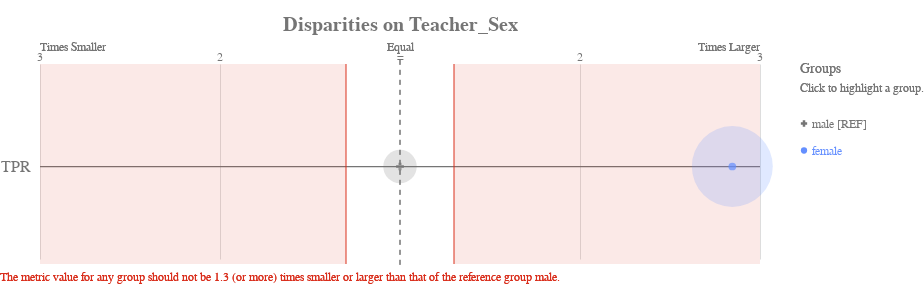

Notebook code cell kept with this figure:
### Code cell
ap.disparity(bdf, metrics, 'teacher_sex', fairness_threshold = 1.3)

### Figure 1 — Vega-Lite specification as saved in the notebook (floating-point values rounded to 4 significant figures)
{"config": {"view": {"continuousWidth": 400, "continuousHeight": 300, "strokeWidth": 0}, "axisLeft": {"labelColor": "rgb(117,117,117)", "labelFont": "Arial", "labelFontSize": 16}, "title": {"align": "center", "baseline": "middle", "color": "rgb(117,117,117)", "font": "Arial", "fontSize": 20, "fontWeight": "bold"}}, "layer": [{"data": {"name": "data-1f2af75cfead9a3854ee453922b4eaab"}, "mark": {"type": "rule", "stroke": "rgb(117,117,117)", "strokeWidth": 1.25, "tooltip": ""}, "encoding": {"x": {"type": "quantitative", "field": "x", "scale": {"domain": [-2, 2], "range": [40.0, 760.0]}}, "x2": {"field": "x2"}, "y": {"type": "nominal", "axis": {"domain": false, "labelAngle": 0, "labelPadding": -30, "orient": "left", "ticks": false, "title": ""}, "field": "metric", "scale": {"domain": ["TPR"], "range": [30, 225.0]}}}}, {"data": {"name": "data-79dd248bdaa0ea02c535240e8ad022c8"}, "mark": {"type": "rule", "stroke": "rgb(117,117,117)", "strokeDash": [5, 5], "strokeWidth": 1}, "encoding": {"tooltip": {"value": "male [REF]"}, "x": {"value": 400.0}, "y": {"value": 20.83}, "y2": {"value": 229.2}}}, {"data": {"name": "data-c233327f4cd9b4c2df31bf8015c83e4a"}, "mark": {"type": "text", "align": "center", "color": "rgb(117,117,117)", "font": "Arial", "fontSize": 12, "fontWeight": "normal", "tooltip": ""}, "encoding": {"text": {"type": "nominal", "field": "label"}, "x": {"type": "quantitative", "field": "value", "scale": {"domain": [-2, 2], "range": [40.0, 760.0]}}, "y": {"value": 17.5}}}, {"layer": [{"mark": {"type": "text", "align": "left", "fill": "rgb(117,117,117)", "font": "Arial", "fontSize": 12, "fontWeight": "normal", "tooltip": ""}, "encoding": {"text": {"value": "Times Smaller"}, "x": {"value": 40.0}, "y": {"value": 7.5}}}, {"mark": {"type": "text", "align": "right", "fill": "rgb(117,117,117)", "font": "Arial", "fontSize": 12, "fontWeight": "normal", "tooltip": ""}, "encoding": {"text": {"value": "Times Larger"}, "x": {"value": 760.0}, "y": {"value": 7.5}}}, {"mark": {"type": "text", "align": "center", "fill": "rgb(117,117,117)", "font": "Arial", "fontSize": 12, "fontWeight": "normal", "tooltip": ""}, "encoding": {"text": {"value": "Equal"}, "x": {"value": 400.0}, "y": {"value": 7.5}}}], "data": {"name": "data-79dd248bdaa0ea02c535240e8ad022c8"}}, {"layer": [{"mark": {"type": "rule", "opacity": 0.8, "stroke": "rgb(217, 46, 28)", "strokeWidth": 1.25, "tooltip": ""}, "encoding": {"x": {"type": "quantitative", "field": "min", "scale": {"domain": [-2, 2], "range": [40.0, 760.0]}}, "y": {"value": 25.0}, "y2": {"value": 225.0}}}, {"mark": {"type": "rule", "opacity": 0.8, "stroke": "rgb(217, 46, 28)", "strokeWidth": 1.25, "tooltip": ""}, "encoding": {"x": {"type": "quantitative", "field": "max", "scale": {"domain": [-2, 2], "range": [40.0, 760.0]}}, "y": {"value": 25.0}, "y2": {"value": 225.0}}}, {"layer": [{"mark": {"type": "rect", "fill": "rgb(217, 46, 28)", "opacity": 0.1, "tooltip": ""}, "encoding": {"x": {"type": "quantitative", "field": "min", "scale": {"domain": [-2, 2], "range": [40.0, 760.0]}}, "x2": {"field": "lower_end"}, "y": {"value": 25.0}, "y2": {"value": 225.0}}}, {"mark": {"type": "rect", "fill": "rgb(217, 46, 28)", "opacity": 0.1, "tooltip": ""}, "encoding": {"x": {"type": "quantitative", "field": "max", "scale": {"domain": [-2, 2], "range": [40.0, 760.0]}}, "x2": {"field": "upper_end"}, "y": {"value": 25.0}, "y2": {"value": 225.0}}}]}, {"data": {"name": "data-79dd248bdaa0ea02c535240e8ad022c8"}, "mark": {"type": "text", "align": "left", "baseline": "top", "fill": "rgb(217, 46, 28)", "font": "Arial", "fontSize": 12, "fontWeight": "normal", "tooltip": ""}, "encoding": {"text": {"value": "The metric value for any group should not be 1.3 (or more) times smaller or larger than that of the reference group male."}, "x": {"value": 0}, "y": {"value": 233.3}}}], "data": {"name": "data-68125cfc4fc9557defd07e8d14c561c8"}}, {"layer": [{"mark": "circle"}, {"data": {"name": "data-40e98c62a2ecb7101583da785b84ee75"}, "mark": {"type": "circle", "opacity": 0.2}, "encoding": {"color": {"condition": {"type": "nominal", "field": "attribute_value", "legend": null, "scale": {"domain": ["male", "female"], "range": ["rgb(117,117,117)", "rgb(100, 143, 255)", "rgb(254, 97, 0)", "rgb(220, 38, 127)", "rgb(255, 176, 0)", "rgb(120, 94, 240)"]}, "selection": "selector269"}, "value": "rgb(224,224,224)"}, "size": {"type": "quantitative", "field": "group_size", "legend": null, "scale": {"domain": [0, 18110.0], "range": [0, 7854.0]}}, "tooltip": [{"type": "nominal", "field": "attribute_value", "title": "Group"}, {"type": "nominal", "field": "tooltip_group_size", "title": "Group Size"}, {"type": "nominal", "field": "tooltip_disparity_explanation_tpr", "title": "Disparity"}, {"type": "quantitative", "field": "tpr", "format": ".2f", "title": "TPR"}], "x": {"type": "quantitative", "axis": {"domain": false, "labels": false, "ticks": false, "title": null, "values": [1, 2, -2, -1]}, "field": "tpr_disparity_scaled", "scale": {"domain": [-2, 2], "range": [40.0, 760.0]}}, "y": {"type": "nominal", "axis": {"domain": false, "grid": false, "labels": false, "ticks": false, "title": " "}, "field": "metric_variable", "scale": {"domain": ["TPR"], "range": [30, 225.0]}}}, "selection": {"selector271": {"type": "multi", "empty": "all", "fields": ["attribute_value"]}}, "transform": [{"calculate": "'TPR'", "as": "metric_variable"}]}, {"layer": [{"mark": "point"}, {"data": {"name": "data-40e98c62a2ecb7101583da785b84ee75"}, "mark": {"type": "point", "filled": true, "size": 60}, "encoding": {"color": {"condition": {"type": "nominal", "field": "attribute_value", "legend": null, "scale": {"domain": ["male", "female"], "range": ["rgb(117,117,117)", "rgb(100, 143, 255)", "rgb(254, 97, 0)", "rgb(220, 38, 127)", "rgb(255, 176, 0)", "rgb(120, 94, 240)"]}, "selection": "selector269"}, "value": "rgb(224,224,224)"}, "shape": {"type": "nominal", "field": "attribute_value", "legend": null, "scale": {"domain": ["male", "female"], "range": ["cross", "circle"]}}, "tooltip": [{"type": "nominal", "field": "attribute_value", "title": "Group"}, {"type": "nominal", "field": "tooltip_group_size", "title": "Group Size"}, {"type": "nominal", "field": "tooltip_disparity_explanation_tpr", "title": "Disparity"}, {"type": "quantitative", "field": "tpr", "format": ".2f", "title": "TPR"}], "x": {"type": "quantitative", "axis": {"domain": false, "labels": false, "ticks": false, "title": null, "values": [1, 2, -2, -1]}, "field": "tpr_disparity_scaled", "scale": {"domain": [-2, 2], "range": [40.0, 760.0]}}, "y": {"type": "nominal", "axis": {"domain": false, "grid": false, "labels": false, "ticks": false, "title": " "}, "field": "metric_variable", "scale": {"domain": ["TPR"], "range": [30, 225.0]}}}, "selection": {"selector270": {"type": "multi", "empty": "all", "fields": ["attribute_value"]}}, "transform": [{"calculate": "'TPR'", "as": "metric_variable"}]}]}]}, {"layer": [{"mark": {"type": "point", "filled": true, "opacity": 1, "size": 39.48}, "encoding": {"color": {"condition": {"type": "nominal", "field": "attribute_value", "legend": null, "scale": {"domain": ["male", "female"], "range": ["rgb(117,117,117)", "rgb(100, 143, 255)", "rgb(254, 97, 0)", "rgb(220, 38, 127)", "rgb(255, 176, 0)", "rgb(120, 94, 240)"]}, "selection": "selector269"}, "value": "rgb(224,224,224)"}, "shape": {"type": "nominal", "field": "attribute_value", "legend": null, "scale": {"domain": ["male", "female"], "range": ["cross", "circle"]}}, "x": {"value": 804}, "y": {"type": "nominal", "axis": {"domain": false, "grid": false, "labels": false, "ticks": false, "title": " "}, "field": "attribute_value", "scale": {"domain": ["male", "female"], "range": [71, 125]}}}, "selection": {"selector269": {"type": "multi", "empty": "all", "fields": ["attribute_value"]}}}, {"mark": {"type": "text", "align": "left", "baseline": "middle", "font": "Arial", "fontSize": 12, "fontWeight": "normal"}, "encoding": {"color": {"condition": {"type": "nominal", "field": "attribute_value", "legend": null, "scale": {"domain": ["male", "female"], "range": ["rgb(117,117,117)", "rgb(100, 143, 255)", "rgb(254, 97, 0)", "rgb(220, 38, 127)", "rgb(255, 176, 0)", "rgb(120, 94, 240)"]}, "selection": "selector269"}, "value": "rgb(224,224,224)"}, "text": {"type": "nominal", "field": "label"}, "x": {"value": 812}, "y": {"type": "nominal", "axis": {"domain": false, "grid": false, "labels": false, "ticks": false, "title": " "}, "field": "attribute_value", "scale": {"domain": ["male", "female"], "range": [71, 125]}}}, "selection": {"selector272": {"type": "multi", "empty": "all", "fields": ["attribute_value"]}}}, {"data": {"name": "data-79dd248bdaa0ea02c535240e8ad022c8"}, "mark": {"type": "text", "align": "left", "baseline": "middle", "color": "rgb(117,117,117)", "font": "Arial", "fontSize": 12, "fontWeight": "normal"}, "encoding": {"text": {"value": "Click to highlight a group."}, "x": {"value": 800}, "y": {"value": 49}}}, {"data": {"name": "data-79dd248bdaa0ea02c535240e8ad022c8"}, "mark": {"type": "text", "align": "left", "baseline": "middle", "color": "rgb(117,117,117)", "font": "Arial", "fontSize": 14, "fontWeight": "normal"}, "encoding": {"text": {"value": "Groups"}, "x": {"value": 800}, "y": {"value": 30}}}], "data": {"name": "data-b9f75b5c0827c85fba1c9c9d5d5ac8e6"}}], "height": 250, "padding": {"top": 15, "bottom": 10}, "resolve": {"scale": {"size": "independent", "y": "independent"}}, "title": "Disparities on Teacher_Sex", "width": 800, "$schema": "https://vega.github.io/schema/vega-lite/v4.8.1.json", "datasets": {"data-1f2af75cfead9a3854ee453922b4eaab": [{"metric": "TPR", "x": -2, "x2": 2}], "data-79dd248bdaa0ea02c535240e8ad022c8": [{"a": 1, "b": 0}, {"a": 1, "b": 0}], "data-c233327f4cd9b4c2df31bf8015c83e4a": [{"value": 1, "label": 2}, {"value": 2, "label": 3}, {"value": -2, "label": 3}, {"value": -1, "label": 2}, {"value": 0, "label": "="}], "data-68125cfc4fc9557defd07e8d14c561c8": [{"min": -0.3, "max": 0.3, "lower_end": -2, "upper_end": 2}], "data-40e98c62a2ecb7101583da785b84ee75": [{"attribute_name": "teacher_sex", "attribute_value": "female", "group_size": 15093, "total_entities": 17677, "tpr": 0.1037, "tpr_disparity": 2.846, "tpr_disparity_scaled": 1.846, "tooltip_group_size": "15,093 (85.38%)", "tooltip_disparity_explanation_tpr": "2.85 times larger TPR than the reference group"}, {"attribute_name": "teacher_sex", "attribute_value": "male", "group_size": 2584, "total_entities": 17677, "tpr": 0.03645, "tpr_disparity": 1.0, "tpr_disparity_scaled": 0.0, "tooltip_group_size": "2,584 (14.62%)", "tooltip_disparity_explanation_tpr": "Reference group"}], "data-b9f75b5c0827c85fba1c9c9d5d5ac8e6": [{"attribute_value": "male", "label": "male [REF]"}, {"attribute_value": "female", "label": "female"}]}}
